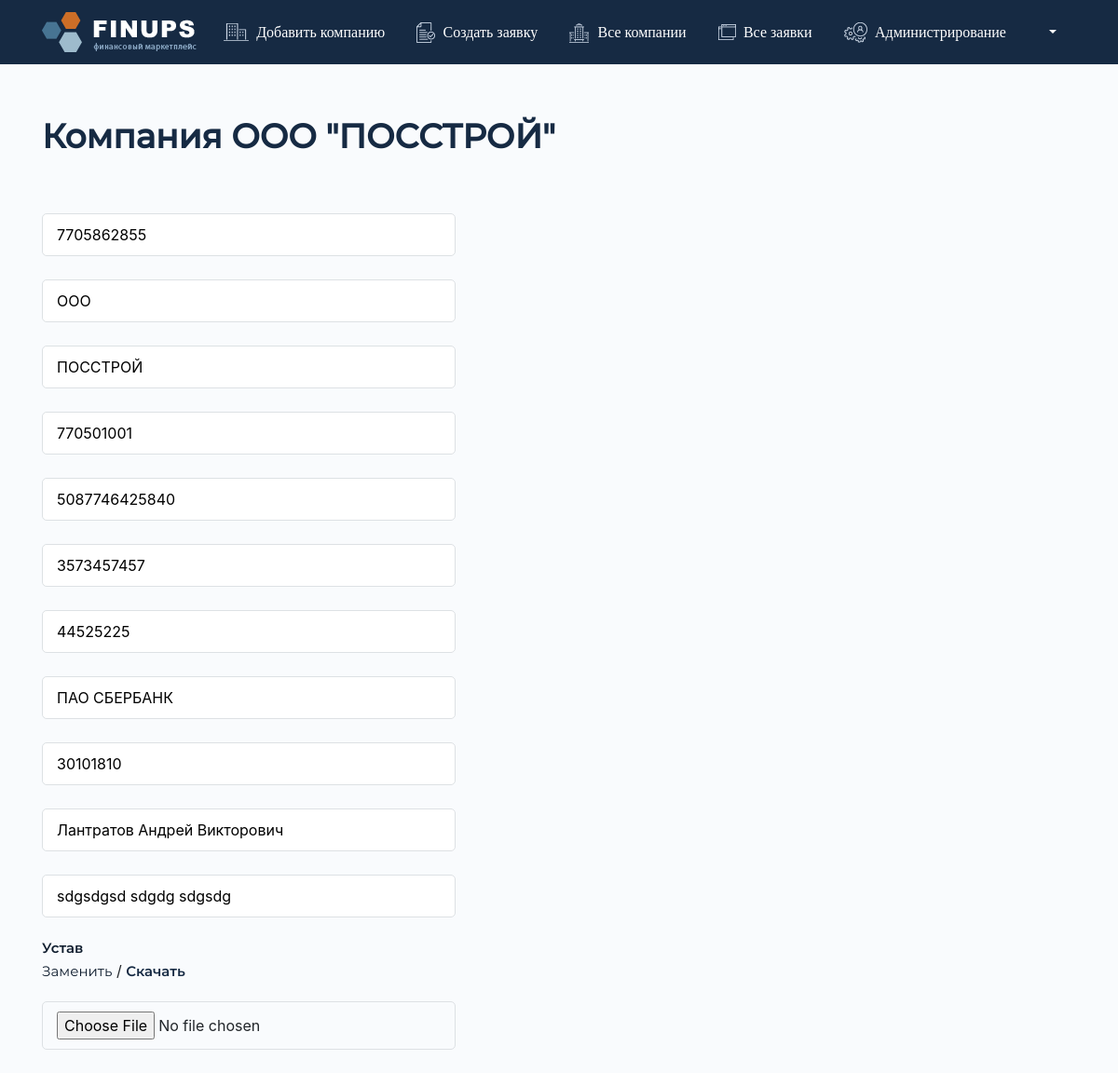
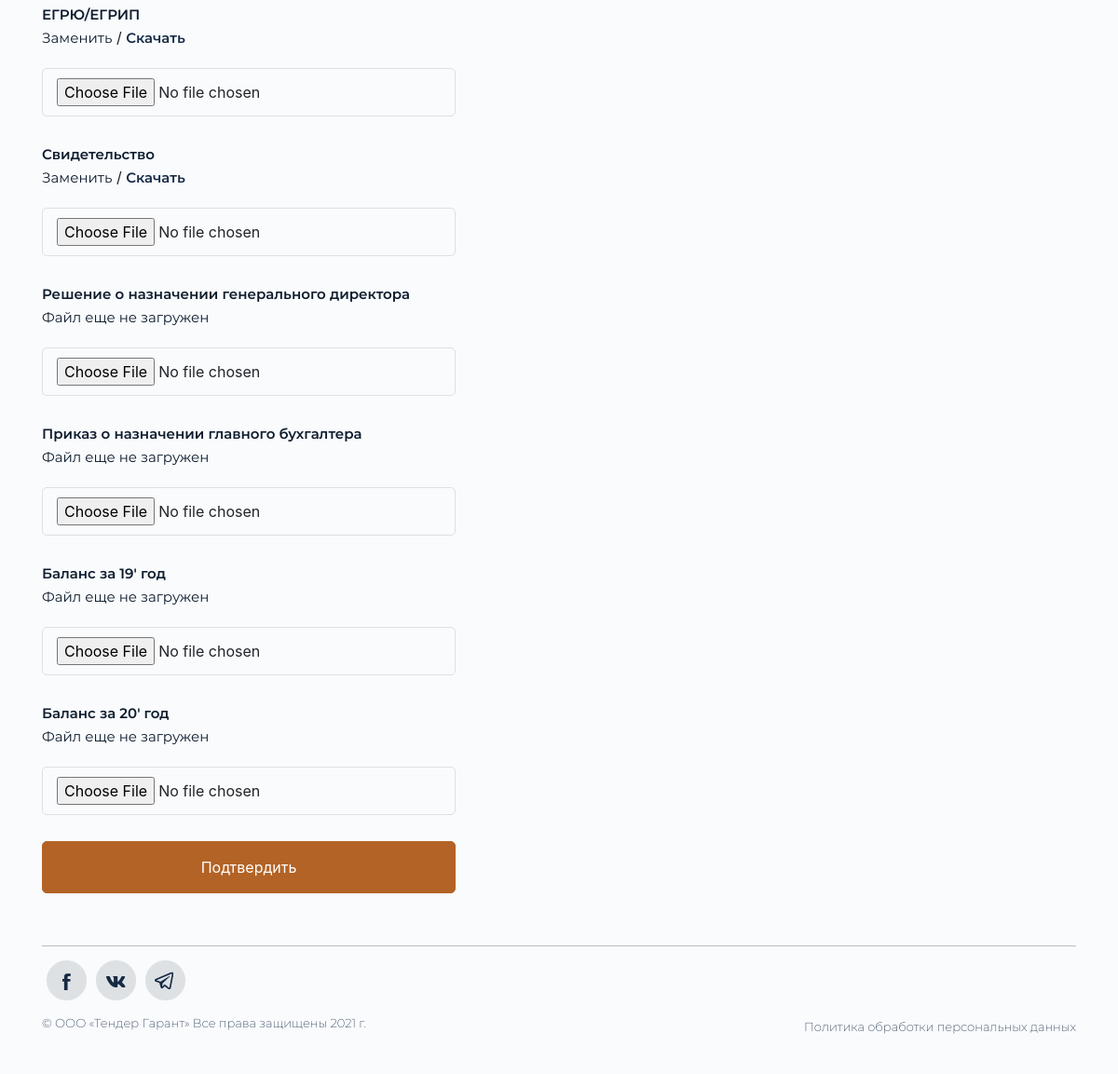
The page /personal/company/1/ on the database its author committed (2 pictures, top to bottom).
### user_app/models.py (models this page shows, shortened)
class ClientsEntity(models.Model):
    org_inn = models.BigIntegerField(name='org_inn', verbose_name='ИНН')
    org_form = models.CharField(name='org_form', verbose_name='Форма Организации', max_length=8)
    org_name = models.CharField(name='org_name', verbose_name='Наименование организации', max_length=64)
    org_kpp = models.BigIntegerField(name='org_kpp', verbose_name='КПП')
    org_ogrn = models.BigIntegerField(name='org_ogrn', verbose_name='ОГРН')
    org_r_account = models.BigIntegerField(name='org_r_account', verbose_name='Рассчетный счет')
    org_bank_bic = models.CharField(name='org_bank_bic', verbose_name='БИК', max_length=256)
    org_bank_name = models.CharField(name='org_bank_name', verbose_name='Наименование банка', max_length=128)
    org_bank_cor_acc = models.CharField(name='org_bank_cor_acc', verbose_name='Кор.счет', max_length=256)
    org_gen = models.CharField(name='org_gen', verbose_name='Ген.директор', max_length=128)
    org_buh = models.CharField(name='org_buh', verbose_name='Гл.бухгалтер', max_length=128)
    charter = models.FileField(name='charter', verbose_name='Устав', upload_to=charterFile, null=True, blank=True)
    egru = models.FileField(name='egru', verbose_name='ЕГРЮ/ЕГРИП', upload_to=egruFile, null=True, blank=True)
    certificate = models.FileField(name='certificate', verbose_name='Свидетельство', upload_to=certificateFile, null=True, blank=True)
    gen = models.FileField(name='gen', verbose_name='Решение о назначении генерального директора', upload_to=genFile, null=True, blank=True)
    buh = models.FileField(name='buh', verbose_name='Приказ о назначении главного бухгалтера', upload_to=buhFile, null=True, blank=True)
    bal19 = models.FileField(name='bal19', verbose_name='Баланс за 19 год', upload_to=bal19File, null=True, blank=True)
    bal20 = models.FileField(name='bal20', verbose_name='Баланс за 20 год', upload_to=bal20File, null=True, blank=True)
    date_request = models.DateTimeField(name='date_request', verbose_name='Дата добавления', default=datetime.now())
    owner_id = models.ForeignKey(TypeUser, on_delete=models.CASCADE, verbose_name='Владелец')
    slug = models.SlugField(unique=True)
    class Meta:
        verbose_name = 'Юридическое лицо'
        verbose_name_plural = 'Юридические лица'

### user_app/views.py (the view, shortened to what this page needs)
# urls.py: path('company/<slug:slug>/', views.CompanyDetail.as_view(), name='company-detail'),
class CompanyDetail(TemplateView):
    template_name = 'personal/company_detail.html'
    def dispatch(self, request, slug, *args, **kwargs):
        obj = models.ClientsEntity.objects.get(slug=slug)
        return render(request, self.template_name, context={'company': obj})

### templates/personal/company_detail.html (shortened to what this page needs)
{% extends "personal/base/base.html" %}
{% load static %}
{% block personal__title %}Компания {{company.org_form}} "{{company.org_name}}"{% endblock %}
{% block content %}
    {% include 'personal/components/company.html' %}
{% endblock %}

### templates/personal/components/company.html (shortened to what this page needs)
{% load static %}
<section class="add__person">
    <div class="container">
        <div class="form-ur">
            <form action="" method="post" enctype="multipart/form-data">
                <div class="ur-elem ur-inn">
                    <input type="text" class="ur-input" name="inn" id="inn" placeholder="ИНН *"
                           value="{{ company.org_inn }}">
                </div>
                <div class="ur-elem fiz-form__org">
                    <input type="text" class="ur-input" name="form-org" id="form-org"
                           placeholder="Форма организации" value="{{ company.org_form }}">
                </div>
                <div class="ur-elem ur-name">
                    <input type="text" class="ur-input" name="name" id="name" placeholder="Название организации"
                           value="{{ company.org_name }}">
                </div>
                <div class="ur-elem ur-kpp">
                    <input type="text" class="ur-input" name="kpp" id="kpp" placeholder="КПП"
                           value="{{ company.org_kpp }}">
                </div>
                <div class="ur-elem ur-ogrn">
                    <input type="tel" class="ur-input" name="ogrn" id="ogrn" placeholder="ОГРН"
                           value="{{ company.org_ogrn }}">
                </div>
                <div class="ur-elem ur-rs">
                    <input type="text" class="ur-input" name="rs" id="rs" placeholder="Расчетный счет"
                           value="{{ company.org_r_account }}">
                </div>
                <div class="ur-elem ur-bic">
                    <input type="text" class="ur-input" name="bic" id="bic" placeholder="БИК"
                           value="{{ company.org_bank_bic }}">
                </div>
                <div class="ur-elem ur-bank">
                    <input type="text" class="ur-input" name="bank" id="bank" placeholder="Наименование банка"
                           value="{{ company.org_bank_name }}"
                           required>
                </div>
                <div class="ur-elem ur-kr">
                    <input type="text" class="ur-input" name="kr" id="kr" placeholder="Кор. счет"
                           value="{{ company.org_bank_cor_acc }}">
                </div>
                <div class="ur-elem ur-gen">
                    <input type="text" class="ur-input" name="gen" id="gen" placeholder="Генеральный директор (ФИО)"
                           value="{{ company.org_gen }}">
                </div>
                <div class="ur-elem ur-buh">
                    <input type="text" class="ur-input" name="buh" id="buh" placeholder="Главный бухгалтер (ФИО)"
                           value="{{ company.org_buh }}">
                </div>
                <div class="ur-elem ur-ustav file-upload">
                    <label for="ustav">
                        <span>Устав</span>
                        {% if company.charter %}
                            <p><span class="file__check">Заменить</span> /
                                <span><a href="{{ company.charter.url }}" download>Скачать</a></span></p>
                        {% else %}
                            <p><span class="file__check">Файл еще не загружен</span></p>
                        {% endif %}
                        <input type="file" class="ur-input" name="charter">
                    </label>
                </div>
                <div class="ur-elem ur-ustav file-upload">
                    <label for="ustav">
                        <span>ЕГРЮ/ЕГРИП</span>
                        {% if company.egru %}
                            <p><span class="file__check">Заменить</span> /
                                <span><a href="{{ company.egru.url }}" download>Скачать</a></span></p>
                        {% else %}
                            <p><span class="file__check">Файл еще не загружен</span></p>
                        {% endif %}
                        <input type="file" class="ur-input" name="egru">
                    </label>
                </div>
                <div class="ur-elem ur-ustav file-upload">
                    <label for="ustav">
                        <span>Свидетельство</span>
                        {% if company.certificate %}
                            <p><span class="file__check">Заменить</span> /
                                <span><a href="{{ company.certificate.url }}" download>Скачать</a></span></p>
                        {% else %}
                            <p><span class="file__check">Файл еще не загружен</span></p>
                        {% endif %}
                        <input type="file" class="ur-input" name="certificate">
                    </label>
                </div>
                <div class="ur-elem ur-ustav file-upload">
                    <label for="ustav">
                        <span>Решение о назначении генерального директора</span>
                        {% if company.gen %}
                            <p><span class="file__check">Заменить</span> /
                                <span><a href="{{ company.gen.url }}" download>Скачать</a></span></p>
                        {% else %}
                            <p><span class="file__check">Файл еще не загружен</span></p>
                        {% endif %}
                        <input type="file" class="ur-input" name="gen-doc">
                    </label>
                </div>
                <div class="ur-elem ur-ustav file-upload">
                    <label for="ustav">
                        <span>Приказ о назначении главного бухгалтера</span>
                        {% if company.buh %}
                            <p><span class="file__check">Заменить</span> /
                                <span><a href="{{ company.buh.url }}" download>Скачать</a></span></p>
                        {% else %}
                            <p><span class="file__check">Файл еще не загружен</span></p>
                        {% endif %}
                        <input type="file" class="ur-input" name="buh-doc">
                    </label>
                </div>
                <div class="ur-elem ur-ustav file-upload">
                    <label for="ustav">
                        <span>Баланс за 19' год</span>
                        {% if company.bal19 %}
                            <p><span class="file__check">Заменить</span> /
                                <span><a href="{{ company.bal19.url }}" download>Скачать</a></span></p>
                        {% else %}
                            <p><span class="file__check">Файл еще не загружен</span></p>
                        {% endif %}
                        <input type="file" class="ur-input" name="bal19">
                    </label>
                </div>
                <div class="ur-elem ur-ustav file-upload">
                    <label for="ustav">
                        <span>Баланс за 20' год</span>
                        {% if company.bal20 %}
                            <p><span class="file__check">Заменить</span> /
                                <span><a href="{{ company.bal20.url }}" download>Скачать</a></span></p>
                        {% else %}
                            <p><span class="file__check">Файл еще не загружен</span></p>
                        {% endif %}
                        <input type="file" class="ur-input" name="bal20">
                    </label>
                </div>
                <div class="btn-row">
                    <button type="submit">Подтвердить</button>
                </div>
            </form>
        </div>
    </div>
</section>

### rows shown on the page
ClientsEntity: org_form "ООО", org_name "ПОССТРОЙ", inn "7705862855", form-org "ООО", name "ПОССТРОЙ", kpp "770501001", ogrn "5087746425840", rs "3573457457", bic "44525225", bank "ПАО СБЕРБАНК", kr "30101810", gen "Лантратов Андрей Викторович", buh "sdgsdgsd sdgdg sdgsdg"
